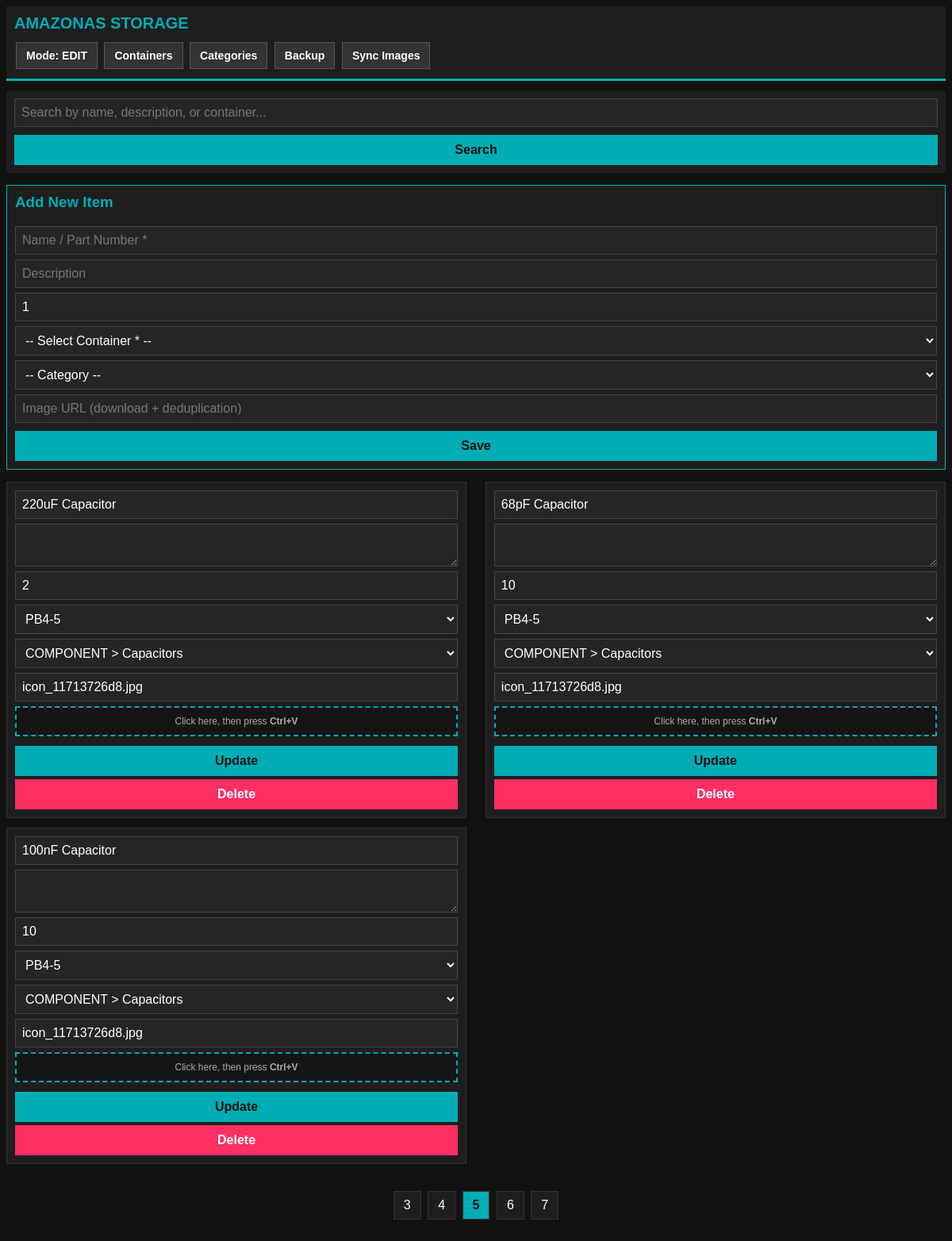
The app's page /?page=5 with its own data.
### tables this page shows
CREATE TABLE items (
            id INTEGER PRIMARY KEY AUTOINCREMENT,
            name TEXT NOT NULL,
            description TEXT,
            quantity INTEGER DEFAULT 1,
            container_id TEXT NOT NULL, category_id INTEGER, image_url TEXT, datasheet_url TEXT,
            FOREIGN KEY (container_id) REFERENCES containers (id)
        );

CREATE TABLE containers (
            id TEXT PRIMARY KEY,
            type_code TEXT NOT NULL,
            main_num INTEGER NOT NULL,
            sub_num INTEGER,
            description TEXT
        );

CREATE TABLE categories (
            id INTEGER PRIMARY KEY AUTOINCREMENT,
            name TEXT NOT NULL,
            parent_id INTEGER,
            FOREIGN KEY (parent_id) REFERENCES categories (id) ON DELETE CASCADE
        );

### app.py (the view)
@app.get("/", response_class=HTMLResponse)
async def index(request: Request, q: Optional[str] = None, page: int = Query(1, ge=1)):
    search_query = (q or "").strip()
    config = load_config()
    current_mode = config.get("mode", "inventory")
    items_per_page = 20 if search_query else (3 if current_mode == "edit" else 20)
    db = db_module.get_db()
    base_query = """
        FROM items i
        LEFT JOIN categories c ON i.category_id = c.id
        LEFT JOIN categories p ON c.parent_id = p.id
    """
    where_clause = ""
    params = []
    if search_query:
        where_clause = """ WHERE i.name LIKE ? OR i.description LIKE ? OR i.container_id LIKE ?
                           OR c.name LIKE ? OR p.name LIKE ? """
        params = [f"%{search_query}%"] * 5
    total_found = db.execute(f"SELECT COUNT(*) {base_query} {where_clause}", params).fetchone()[0]
    total_pages = max(1, math.ceil(total_found / items_per_page))
    if page > total_pages:
        page = total_pages
    offset = (page - 1) * items_per_page
    select_query = f"""
        SELECT i.*, c.name as category_name, p.name as parent_category_name
        {base_query} {where_clause}
        ORDER BY i.id DESC
        LIMIT ? OFFSET ?
    """
    items = db.execute(select_query, params + [items_per_page, offset]).fetchall()
    containers = db.execute("SELECT * FROM containers ORDER BY type_code ASC, main_num ASC, sub_num ASC").fetchall()
    subcategories = db.execute("""
        SELECT c.id, c.name, p.name as parent_name
        FROM categories c
        JOIN categories p ON c.parent_id = p.id
        ORDER BY p.name ASC, c.name ASC
    """).fetchall()
    total_items = db.execute("SELECT COUNT(*) FROM items").fetchone()[0]
    total_containers = db.execute("SELECT COUNT(*) FROM containers").fetchone()[0]
    db.close()
    start_p = max(1, page - 2)
    end_p = min(total_pages, page + 2)
    page_range = list(range(start_p, end_p + 1))
    return templates.TemplateResponse(
        request=request,
        name="index.html",
        context={
            "items": items,
            "containers": containers,
            "subcategories": subcategories,
            "search_query": search_query,
            "total_items": total_items,
            "total_containers": total_containers,
            "mode": current_mode,
            "current_page": page,
            "total_pages": total_pages,
            "page_range": page_range
        }
    )

### templates/index.html (shortened to what this page needs)
<!DOCTYPE html PUBLIC "-//W3C//DTD HTML 4.01 Transitional//EN" "http://www.w3.org/TR/html4/loose.dtd">
<html>
<head>
</head>
<body>
    <div class="header">
        <h1>AMAZONAS STORAGE</h1>
        <div>
            <a href="/toggle-mode" class="nav-btn">Mode: {{ mode.upper() }}</a>
            <a href="/containers" class="nav-btn">Containers</a>
            <a href="/categories" class="nav-btn">Categories</a>
            <a href="/backup" class="nav-btn">Backup</a>
            <a href="/sync-images" class="nav-btn">Sync Images</a>
        </div>
    </div>
    <div class="search-box">
        <form method="get" action="/">
            <input type="text" name="q" value="{{ search_query }}" placeholder="Search by name, description, or container...">
            <button type="submit" class="btn">Search</button>
        </form>
    </div>
    {% if mode == 'edit' %}
    <div style="background-color: #1e1e1e; padding: 10px; margin-bottom: 15px; border: 1px solid #00adb5;">
        <h3 style="margin-top:0; color:#00adb5;">Add New Item</h3>
        <form method="post" action="/add-item">
            <input type="text" name="name" placeholder="Name / Part Number *" required>
            <input type="text" name="description" placeholder="Description">
            <input type="number" name="quantity" value="1" placeholder="Quantity">
            <select name="container_id" required>
                <option value="">-- Select Container * --</option>
            </select>
            <select name="category_id">
                <option value="">-- Category --</option>
            </select>
            <input type="text" name="image_url" placeholder="Image URL (download + deduplication)">
            <button type="submit" class="btn">Save</button>
        </form>
    </div>
    {% endif %}
    <div class="card-container clearfix">
        {% for item in items %}
            <div class="card" id="card-{{ item.id }}">
                {% if mode == 'edit' %}
                    <form method="post" action="/edit-item/{{ item.id }}">
                        <input type="text" name="name" value="{{ item.name }}" required>
                        <textarea name="description" rows="2">{{ item.description or '' }}</textarea>
                        <input type="number" name="quantity" value="{{ item.quantity }}">
                        <select name="container_id">
                            {% for c in containers %}
                                <option value="{{ c.id }}" {% if c.id == item.container_id %}selected{% endif %}>{{ c.id }}</option>
                            {% endfor %}
                        </select>
                        <select name="category_id">
                            {% for cat in subcategories %}
                                <option value="{{ cat.id }}" {% if cat.id == item.category_id %}selected{% endif %}>{{ cat.parent_name }} > {{ cat.name }}</option>
                            {% endfor %}
                        </select>
                        <input type="text" id="img-input-{{ item.id }}" name="image_url" value="{{ item.image_url or '' }}" placeholder="Image URL / Filename">
                        <div class="paste-area" onclick="setActivePaste({{ item.id }})" id="paste-zone-{{ item.id }}">
                            Click here, then press <strong>Ctrl+V</strong>
                        </div>
                        <button type="submit" class="btn">Update</button>
                        <button type="submit" formaction="/delete-item/{{ item.id }}" class="btn btn-danger" onclick="return confirm('Delete item?')">Delete</button>
                    </form>
                {% endif %}
            </div>
        {% else %}
            <p style="text-align: center; color: #888;">No results found.</p>
        {% endfor %}
    </div>
    {% if total_pages > 1 %}
    <div class="pagination">
        {% for p in page_range %}
            <a href="/?page={{ p }}{% if search_query %}&q={{ search_query }}{% endif %}" class="{% if p == current_page %}active{% endif %}">{{ p }}</a>
        {% endfor %}
    </div>
    {% endif %}
</body>
</html>

### templates/index.html (style rules this page uses)
* { -webkit-box-sizing: border-box; -moz-box-sizing: border-box; box-sizing: border-box; }
body { font-family: Arial, Helvetica, sans-serif; background-color: #121212; color: #eeeeee; margin: 0; padding: 8px; }
.header { background-color: #1e1e1e; border-bottom: 3px solid #00adb5; padding: 10px; margin-bottom: 12px; }
.header h1 { margin: 0 0 10px 0; color: #00adb5; font-size: 20px; }
.nav-btn { display: inline-block; background-color: #333333; color: #ffffff; text-decoration: none; padding: 8px 12px; margin: 2px; border: 1px solid #555555; font-size: 14px; font-weight: bold; }
.search-box { margin-bottom: 15px; background-color: #1e1e1e; padding: 10px; }
input[type="text"], input[type="number"], select, textarea { background-color: #252525; color: #ffffff; border: 1px solid #444444; padding: 8px; font-size: 16px; margin-bottom: 6px; width: 100%; }
.btn { background-color: #00adb5; color: #121212; border: none; padding: 10px 15px; font-size: 16px; font-weight: bold; cursor: pointer; width: 100%; margin-top: 4px; }
.btn-danger { background-color: #ff2e63; color: #ffffff; }
.card-container { width: 100%; }
.card { background-color: #1e1e1e; border: 1px solid #333333; padding: 10px; margin-bottom: 12px; float: left; width: 100%; }
@media screen and (min-width: 600px) { .card { width: 49%; margin-right: 2%; } }
@media screen and (min-width: 600px) { .card:nth-child(2n) { margin-right: 0; } }
.clearfix:after { content: ""; display: table; clear: both; }
.paste-area { border: 2px dashed #00adb5; padding: 10px; text-align: center; font-size: 12px; color: #aaaaaa; margin-bottom: 8px; background-color: #151515; }
.pagination { text-align: center; margin: 20px 0; }
.pagination a, .pagination span { display: inline-block; padding: 8px 12px; background-color: #1e1e1e; color: #ffffff; border: 1px solid #333333; text-decoration: none; margin: 2px; }
.pagination .active { background-color: #00adb5; color: #121212; font-weight: bold; }

### records on screen
items: name "220uF Capacitor", quantity "2", container_id "PB4-5", category_id "COMPONENT > Capacitors", image_url "icon_11713726d8.jpg"
items: name "68pF Capacitor", quantity "10", container_id "PB4-5", category_id "COMPONENT > Capacitors", image_url "icon_11713726d8.jpg"
items: name "100nF Capacitor", quantity "10", container_id "PB4-5", category_id "COMPONENT > Capacitors", image_url "icon_11713726d8.jpg"

### other values on screen
{{ mode.upper() }} "EDIT"
{{ p }} "3" "4" "5" "6" "7"
